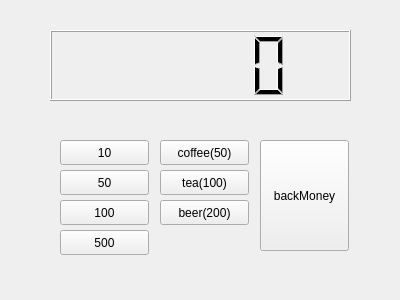
<?xml version="1.0" encoding="UTF-8"?>
<ui version="4.0">
 <class>Widget</class>
 <widget class="QWidget" name="Widget">
  <property name="geometry">
   <rect>
    <x>0</x>
    <y>0</y>
    <width>400</width>
    <height>300</height>
   </rect>
  </property>
  <property name="windowTitle">
   <string>Widget</string>
  </property>
  <widget class="QPushButton" name="pb10">
   <property name="geometry">
    <rect>
     <x>60</x>
     <y>140</y>
     <width>89</width>
     <height>25</height>
    </rect>
   </property>
   <property name="text">
    <string>10</string>
   </property>
  </widget>
  <widget class="QPushButton" name="pb50">
   <property name="geometry">
    <rect>
     <x>60</x>
     <y>170</y>
     <width>89</width>
     <height>25</height>
    </rect>
   </property>
   <property name="text">
    <string>50</string>
   </property>
  </widget>
  <widget class="QPushButton" name="pb100">
   <property name="geometry">
    <rect>
     <x>60</x>
     <y>200</y>
     <width>89</width>
     <height>25</height>
    </rect>
   </property>
   <property name="text">
    <string>100</string>
   </property>
  </widget>
  <widget class="QPushButton" name="pb500">
   <property name="geometry">
    <rect>
     <x>60</x>
     <y>230</y>
     <width>89</width>
     <height>25</height>
    </rect>
   </property>
   <property name="text">
    <string>500</string>
   </property>
  </widget>
  <widget class="QLCDNumber" name="lcdNumber">
   <property name="geometry">
    <rect>
     <x>50</x>
     <y>30</y>
     <width>301</width>
     <height>71</height>
    </rect>
   </property>
  </widget>
  <widget class="QPushButton" name="pbCoffee">
   <property name="geometry">
    <rect>
     <x>160</x>
     <y>140</y>
     <width>89</width>
     <height>25</height>
    </rect>
   </property>
   <property name="text">
    <string>coffee(50)</string>
   </property>
  </widget>
  <widget class="QPushButton" name="pbTea">
   <property name="geometry">
    <rect>
     <x>160</x>
     <y>170</y>
     <width>89</width>
     <height>25</height>
    </rect>
   </property>
   <property name="text">
    <string>tea(100)</string>
   </property>
  </widget>
  <widget class="QPushButton" name="pbBeer">
   <property name="geometry">
    <rect>
     <x>160</x>
     <y>200</y>
     <width>89</width>
     <height>25</height>
    </rect>
   </property>
   <property name="text">
    <string>beer(200)</string>
   </property>
  </widget>
  <widget class="QPushButton" name="pbBackMoney">
   <property name="geometry">
    <rect>
     <x>260</x>
     <y>140</y>
     <width>89</width>
     <height>111</height>
    </rect>
   </property>
   <property name="text">
    <string>backMoney</string>
   </property>
  </widget>
 </widget>
 <layoutdefault spacing="6" margin="11"/>
 <resources/>
 <connections/>
</ui>
